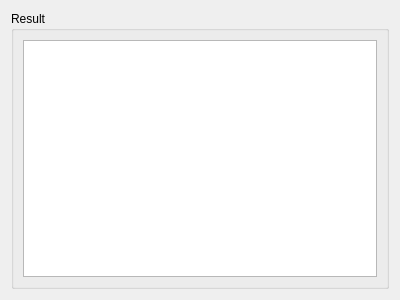
<?xml version="1.0" encoding="UTF-8"?>
<ui version="4.0">
 <class>ResultWidget</class>
 <widget class="QWidget" name="ResultWidget">
  <property name="geometry">
   <rect>
    <x>0</x>
    <y>0</y>
    <width>400</width>
    <height>300</height>
   </rect>
  </property>
  <property name="windowTitle">
   <string>Form</string>
  </property>
  <layout class="QGridLayout" name="gridLayout">
   <item row="0" column="0">
    <widget class="QGroupBox" name="groupBox">
     <property name="locale">
      <locale language="English" country="UnitedStates"/>
     </property>
     <property name="title">
      <string>Result</string>
     </property>
     <layout class="QGridLayout" name="gridLayout_2">
      <item row="0" column="0">
       <widget class="QTreeView" name="treeView"/>
      </item>
     </layout>
    </widget>
   </item>
  </layout>
 </widget>
 <resources/>
 <connections/>
</ui>
